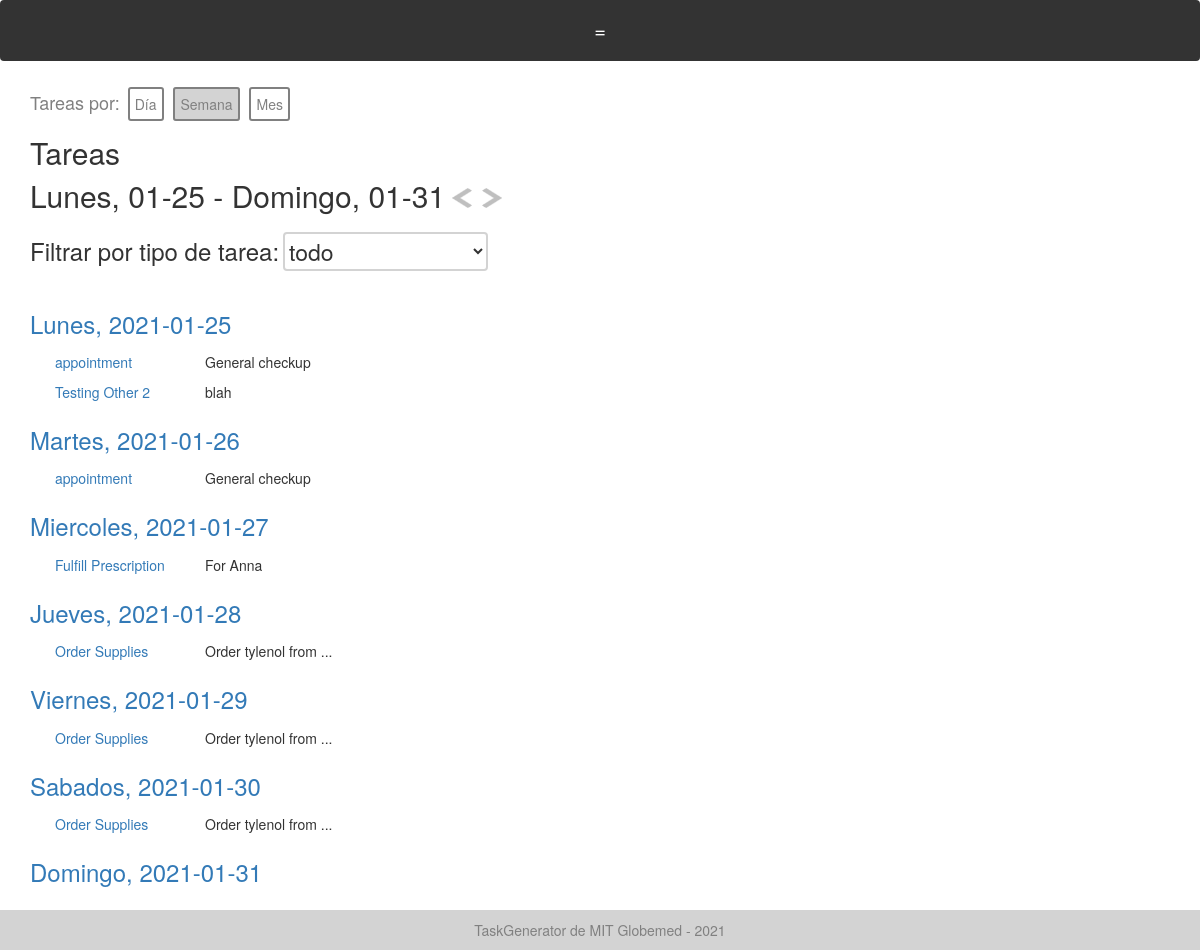
Screenshot of /weekly_tasks/2021-01-25 (signed in) with the database file from the repository.
### models.py (models this page shows)
class Task(Base):
    __tablename__ = "tasks"
    id = Column(Integer, primary_key=True)
    task_type = Column(String, default="Generic")
    creator_id = Column(Integer)
    created_datetime = Column(DateTime)
    created_datestring = Column(String)
    due_datetime = Column(DateTime)
    due_datestring = Column(String)
    description = Column(String)
    completed = Column(Boolean) # completed or not
    fields = Column(PickleType) # dictionary of strings to strings
    reminders = Column(PickleType) # list of datetimes
    reminder_datestrings = Column(PickleType) # list of datetimes
    color = Column(String)
    items_of_use = Column(PickleType) # list of Inventory Item IDs

### app.py (the view)
@app.route('/weekly_tasks/<date>')
@check_login_wrapper
def weekly_tasks(date):
    print("date", date)
    date_datetime = datetime.strptime(date, "%Y-%m-%d")
    monday =  date_datetime - timedelta(days = date_datetime.weekday())
    monday_datestr = monday.strftime("%Y-%m-%d")
    return render_template("weekly_tasks.html", tasks_by_day=get_tasks_week(monday_datestr), col_strings = ["Due Date"], col_vars = ["due_datestring"], task_types=get_task_types(),
        datestrings = [(monday+timedelta(days=i)).strftime("%Y-%m-%d") for i in range(7)], datestring=monday.strftime("%Y-%m-%d"),
        weekdays=WEEKDAYS)

### app.py (called while the page is built)
def check_login_wrapper(func):
    @wraps(func)
    def inner(*args, **kwargs):
        if "username" not in login_session:
            flash("Please login to see that page." if login_session["language"] == "English" else "Inicie sesión para ver esa página")
            return redirect(url_for('login'))
        if "language" not in login_session:
            login_session["language"] = "Spanish"
        return func(*args, **kwargs)
    return inner

### database.py (called while the page is built)
def get_task_types():
    return session.query(TaskType).all()

def get_tasks():
    return session.query(Task).all()

def get_tasks_week(monday_date):
    tasks_by_day = []
    monday_datetime = datetime.strptime(monday_date, "%Y-%m-%d")
    for i in range(7):
        day_datetime = monday_datetime + timedelta(days=i)
        date = day_datetime.strftime("%Y-%m-%d")
        tasks = []
        for task in get_tasks():
            print("task due", task.due_datestring, task.reminder_datestrings, date)
            if task.due_datestring == date or date in task.reminder_datestrings:
                tasks.append(task)
        tasks_by_day.append(tasks)
    print("tasks_by_day", tasks_by_day)
    return tasks_by_day

### templates/weekly_tasks.html (shortened to what this page needs)
{% extends "layout.html" %}
{% block body %}
 <span style="font-size: 18px; color: grey;">{{text['Tasks by']}}: </span>
  <a class="pretty-button" href="/daily_tasks/{{datestring}}">{{text['Day']}}</a>
  <a style="background-color: lightgrey; color:grey;" class="pretty-button" href="/weekly_tasks/{{datestring}}">{{text['Week']}}</a>
  <a class="pretty-button" href="/monthly_tasks/{{datestring}}">{{text['Month']}}</a>
  <br>
  <h2 >{{text['Tasks']}}</h2>
  <h2 id="day_header" style="display: inline">{{text['Monday']}}, {{datestrings[0][5:]}} - {{text['Sunday']}}, {{datestrings[6][5:]}}</h2>
  <a  id="prev_button"><img style="margin-top: -10px;" src="{{url_for('static', filename='arrow_left.png')}}" class="arrow"></a>
  <a  id="next_button"><img style="margin-top: -10px;" src="{{url_for('static', filename='arrow_right.png')}}" class="arrow"></a>
  <br>
  <br>
  <h3 style="display: inline;">{{text['Filter by task type']}}:</h3>
    <select id="task_type" name="task_type" onchange="filterByTaskType()" style="font-size: 23px; border: solid lightgrey 2px; background: none; border-radius: 4px;">
    <option  value="all">{{text['all']}}</option>
  </select>
  <br>
  <br>
  {% for tasks in tasks_by_day %}
    <h3><a href="/daily_tasks/{{datestrings[loop.index]}}">{{WEEKDAYS[loop.index-1]}}, {{datestrings[loop.index-1]}}</a></h3>
    <div id="table-container-{{weekdays[loop.index]}}" style="margin-left: 20px;">
  	  <table id="hidden-task-table-{{weekdays[loop.index]}}" style="display: none; width:300px; " >
    	{% for task in tasks %}
    		<tr class="task-row" >
    			<td style="border:none"><a href="/task/{{task.id}}"> {{ task.task_type }} </a></td>
    			{% if task.description|length > 20 %}
    		        <td style="border:none" class="desc-col"> {{ task.description[:20] }} <span class="tooltip2">...<span class="tooltiptext">{{ task.description }}</span></span></td>
    		    {% else %}
    		    	<td style="border:none" class="desc-col"> {{ task.description }} </td>
    		    {% endif %}
    	    </tr>
        {% endfor %}
      </table>
    </div>
  {% endfor %}
{%endblock%}

### static/style.css (style rules this page uses)
td { padding: 5px; border: 1px solid black; }
.desc-col { width: 150px; max-height: 20px; }
.task-row { max-height: 20px; white-space: nowrap; }
.tooltip2 { position: relative; display: inline-block; }

### templates/layout.html (style rules this page uses)
td { padding: 5px; border: 1px solid black; }
.desc-col { width: 150px; max-height: 20px; }
.task-row { max-height: 20px; white-space: nowrap; }
.tooltip2 { position: relative; display: inline-block; }
.pretty-button { border: solid 2px grey; color: grey; background-color: transparent; border-radius: 3px; padding: 5px; box-sizing: border-box; margin:3px; }
.arrow { cursor: pointer; width: 20px; height: 20px; margin: 3px; box-sizing: border-box; }

### rows the page displays
Task: WEEKDAYS "Lunes", index "2021-01-25", task_type "appointment", description "General checkup", WEEKDAYS "Martes", index "2021-01-26"
Task: task_type "Testing Other 2", description "blah"
Task: WEEKDAYS "Miercoles", index "2021-01-27", task_type "Fulfill Prescription", description "For Anna"
Task: WEEKDAYS "Jueves", index "2021-01-28", task_type "Order Supplies", description "Order tylenol from", WEEKDAYS "Viernes", index "2021-01-29"
Task: WEEKDAYS "Sabados", index "2021-01-30", task_type "Order Supplies", description "Order tylenol from"

### other values shown
{{ text['Tasks by'] }} "Tareas por"
{{ text['Day'] }} "Día"
{{ text['Week'] }} "Semana"
{{ text['Month'] }} "Mes"
{{ text['Tasks'] }} "Tareas"
{{ text['Monday'] }} "Lunes"
{{ datestrings[0][5:] }} "01-25"
{{ text['Sunday'] }} "Domingo"
{{ datestrings[6][5:] }} "01-31"
{{ text['Filter by task type'] }} "Filtrar por tipo de tarea"
{{ WEEKDAYS[loop.index-1] }} "Domingo"
{{ datestrings[loop.index-1] }} "2021-01-31"
{{ text['TaskGenerator by MIT Globemed - 2021'] }} "TaskGenerator de MIT Globemed - 2021"
form field task_type "todo"
